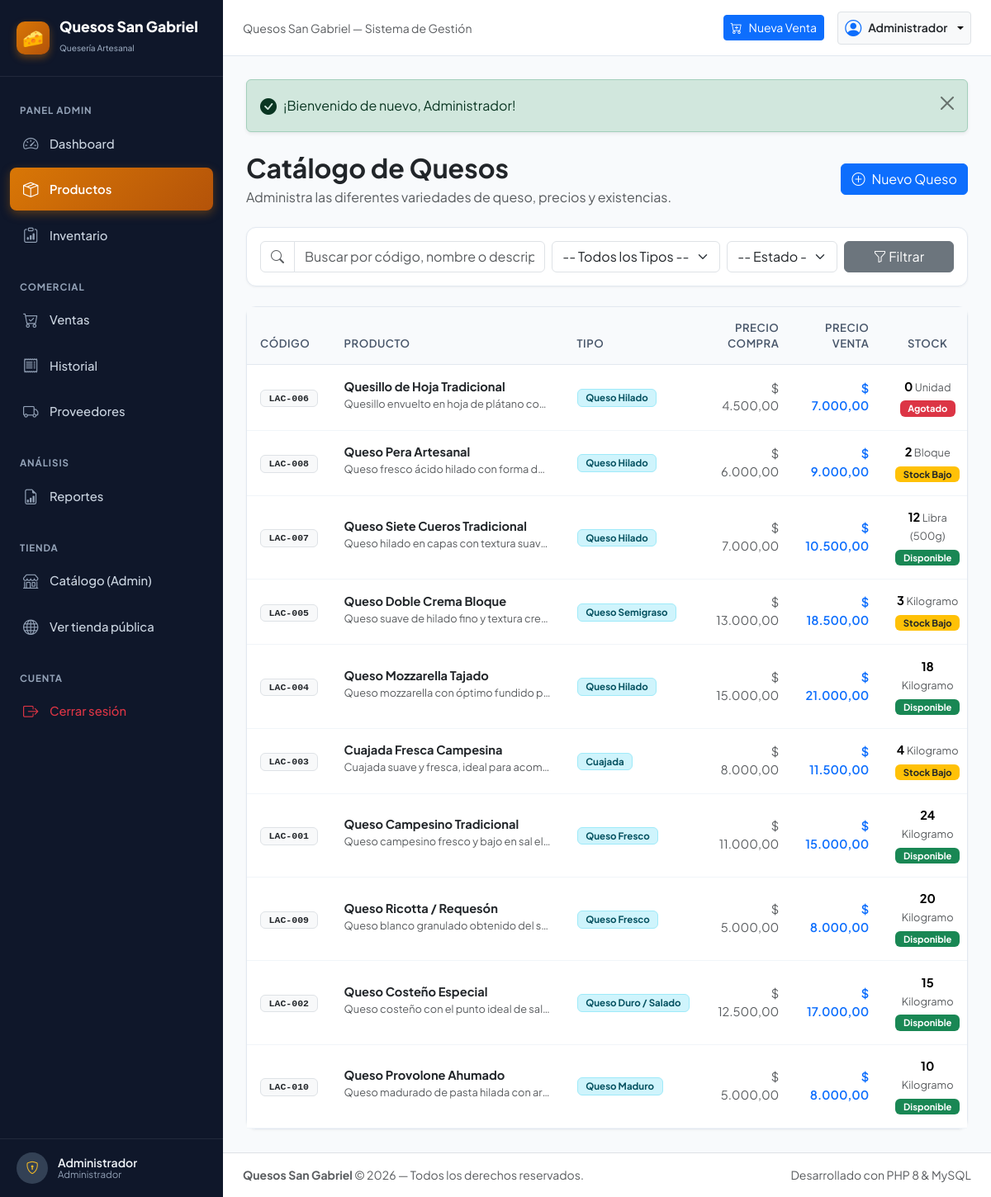
Page /index.php?c=productos (signed in) on the committed database.
### tables this page shows
CREATE TABLE `productos` (
  `id` INT AUTO_INCREMENT PRIMARY KEY,
  `codigo` VARCHAR(30) UNIQUE NOT NULL,
  `nombre` VARCHAR(120) NOT NULL,
  `tipo` VARCHAR(60) NOT NULL,
  `categoria` VARCHAR(60) NULL DEFAULT NULL COMMENT 'Categoría principal del queso',
  `tipo_leche` VARCHAR(60) NULL DEFAULT NULL COMMENT 'Tipo de leche: Vaca, Cabra, Oveja, Mezcla',
  `intensidad_sabor` ENUM('suave', 'medio', 'fuerte', 'muy fuerte') NULL DEFAULT 'medio' COMMENT 'Intensidad del sabor',
  `tiempo_maduracion` VARCHAR(60) NULL DEFAULT NULL COMMENT 'Tiempo de maduración del queso',
  `peso_presentacion` VARCHAR(60) NULL DEFAULT NULL COMMENT 'Peso o presentación específica',
  `origen` VARCHAR(100) NULL DEFAULT NULL COMMENT 'Región o lugar de origen',
  `descripcion` TEXT NULL,
  `imagen_url` VARCHAR(255) NULL DEFAULT NULL COMMENT 'URL de imagen del producto',
  `imagen` VARCHAR(255) NULL DEFAULT NULL,
  `precio_compra` DECIMAL(10,2) NOT NULL DEFAULT 0.00,
  `precio_venta` DECIMAL(10,2) NOT NULL DEFAULT 0.00,
  `cantidad` INT NOT NULL DEFAULT 0,
  `stock_minimo` INT NOT NULL DEFAULT 5,
  `unidad_medida` VARCHAR(30) NOT NULL DEFAULT 'Kilogramo',
  `estado` ENUM('activo', 'inactivo') NOT NULL DEFAULT 'activo',
  `creado_en` TIMESTAMP DEFAULT CURRENT_TIMESTAMP,
  INDEX `idx_tipo` (`tipo`),
  INDEX `idx_categoria` (`categoria`),
  INDEX `idx_tipo_leche` (`tipo_leche`),
  INDEX `idx_intensidad_sabor` (`intensidad_sabor`),
  INDEX `idx_estado` (`estado`),
  INDEX `idx_productos_imagen` (`imagen`)
);

### controllers/ProductoController.php (called while the page is built, shortened)
<?php
require_once __DIR__ . '/../config/helpers.php';
require_once __DIR__ . '/../models/Producto.php';
class ProductoController {
    private Producto $modeloProducto;
    public function __construct() {
        $this->modeloProducto = new Producto();
    }
    public function index(): void {
        $busqueda = sanitize($_GET['q'] ?? '');
        $tipo = sanitize($_GET['tipo'] ?? '');
        $estado = sanitize($_GET['estado'] ?? '');
        $pagina = max(1, (int)($_GET['pagina'] ?? 1));
        $porPagina = 10;
        $resultado = $this->modeloProducto->listarConPaginacion(
            $pagina,
            $porPagina,
            $busqueda,
            $tipo,
            $estado
        );
        $productos = $resultado['productos'];
        require_once __DIR__ . '/../views/productos/index.php';
    }
}

### index.php (called while the page is built, shortened)
<?php
require_once __DIR__ . '/config/helpers.php';
$accion      = sanitize($_GET['a'] ?? 'index');
$instancia = new $nombreClase();
$instancia->$accion();

### config/database.php (called while the page is built)
<?php
class Database {
    private static string $host = '127.0.0.1';
    private static string $dbName = 'gabriel_lacteos';
    private static string $username = 'root';
    private static string $password = '';
    private static string $charset = 'utf8mb4';
    private static ?PDO $connection = null;
    public static function getConnection(): PDO {
        if (self::$connection === null) {
            $dsn = "mysql:host=" . self::$host . ";dbname=" . self::$dbName . ";charset=" . self::$charset;
            $options = [
                PDO::ATTR_ERRMODE            => PDO::ERRMODE_EXCEPTION,
                PDO::ATTR_DEFAULT_FETCH_MODE => PDO::FETCH_ASSOC,
                PDO::ATTR_EMULATE_PREPARES   => false,
                PDO::MYSQL_ATTR_INIT_COMMAND => "SET NAMES utf8mb4"
            ];
            try {
                self::$connection = new PDO($dsn, self::$username, self::$password, $options);
            } catch (PDOException $e) {
                die("<div style='font-family:sans-serif; padding:20px; background:#ffe4e6; color:#9f1239; border-radius:8px; margin:20px; border:1px solid #f43f5e;'>
                        <h3>❌ Error de Conexión a la Base de Datos</h3>
                        <p><strong>Detalle:</strong> " . htmlspecialchars($e->getMessage()) . "</p>
                        <p>Por favor, asegúrate de que:</p>
                        <ul>
                            <li>MySQL esté iniciado en Laragon / XAMPP.</li>
                            <li>Hayas ejecutado el archivo <code>database.sql</code> para crear la base de datos <strong>gabriel_lacteos</strong>.</li>
                            <li>El usuario y contraseña en <code>config/database.php</code> coincidan con tu configuración local.</li>
                        </ul>
                     </div>");
            }
        }
        return self::$connection;
    }
}

### config/helpers.php (called while the page is built, shortened)
<?php
function sanitize(string $data): string {
    return htmlspecialchars(trim($data), ENT_QUOTES, 'UTF-8');
}
function formatearMoneda(float|int|string $valor): string {
    return '$ ' . number_format((float)$valor, 2, ',', '.');
}
function calcularEstadoStock(int $cantidad, int $stockMinimo): array {
    if ($cantidad <= 0) {
        return [
            'nombre' => 'Agotado',
            'clase'  => 'badge bg-danger',
            'codigo' => 'agotado'
        ];
    } elseif ($cantidad <= $stockMinimo) {
        return [
            'nombre' => 'Stock Bajo',
            'clase'  => 'badge bg-warning text-dark',
            'codigo' => 'bajo'
        ];
    } else {
        return [
            'nombre' => 'Disponible',
            'clase'  => 'badge bg-success',
            'codigo' => 'disponible'
        ];
    }
}

### models/Producto.php (called while the page is built, shortened)
<?php
require_once __DIR__ . '/../config/database.php';
class Producto {
    private PDO $db;
    public function __construct() {
        $this->db = Database::getConnection();
    }
    public function asegurarCatalogoCompleto(): void {
        try {
            $check = $this->db->query("SELECT COUNT(*) FROM productos WHERE codigo = 'QAR-006'")->fetchColumn();
            if ((int)$check === 0) {
                $sqlSeed = __DIR__ . '/../database/seeds/inserts_mas_quesos.sql';
                if (file_exists($sqlSeed)) {
                    $sql = file_get_contents($sqlSeed);
                    $sql = preg_replace('/USE\s+`?[a-zA-Z0-9_]+`?;/i', '', $sql);
                    $this->db->exec($sql);
                }
            }
        } catch (Throwable $e) {
            error_log("Producto::asegurarCatalogoCompleto(): " . $e->getMessage());
        }
    }
    public function listarConPaginacion(
        int $pagina = 1,
        int $porPagina = 8,
        string $busqueda = '',
        string $tipo = '',
        string $estado = 'activo',
        string $categoria = '',
        string $tipoLeche = '',
        string $intensidad = ''
    ): array {
        $this->asegurarCatalogoCompleto();
        $whereSql = "WHERE 1=1";
        $params = [];
        $countSql = "SELECT COUNT(*) FROM productos {$whereSql}";
        $stmtCount = $this->db->prepare($countSql);
        $stmtCount->execute($params);
        $total = (int)$stmtCount->fetchColumn();
        $limitInt  = max(1, (int)$porPagina);
        $offsetInt = max(0, (int)(($pagina - 1) * $limitInt));
        $sql = "SELECT * FROM productos {$whereSql} ORDER BY categoria ASC, nombre ASC LIMIT {$limitInt} OFFSET {$offsetInt}";
        $stmt = $this->db->prepare($sql);
        $stmt->execute($params);
        $productos = $stmt->fetchAll();
        $hayMas = ($offsetInt + count($productos)) < $total;
        return [
            'productos' => $productos,
            'total' => $total,
            'pagina' => $pagina,
            'porPagina' => $porPagina,
            'hayMas' => $hayMas
        ];
    }
}

### views/productos/index.php (the view, shortened to what this page needs)
<?php
require_once __DIR__ . '/../layouts/header.php';
?>
<div class="d-flex flex-column flex-md-row justify-content-between align-items-md-center gap-3 mb-4">
    <div>
        <h2 class="fw-bold text-dark mb-1">Catálogo de Quesos</h2>
        <p class="text-muted mb-0">Administra las diferentes variedades de queso, precios y existencias.</p>
    </div>
    <div>
        <a href="index.php?c=productos&a=crear" class="btn btn-primary d-flex align-items-center gap-2">
            <i class="bi bi-plus-circle"></i> Nuevo Queso
        </a>
    </div>
</div>
<div class="card-lacteo mb-4 p-3">
    <form action="index.php" method="GET" class="row g-2 align-items-center">
        <div class="col-12 col-md-5">
            <div class="input-group">
                <span class="input-group-text bg-white"><i class="bi bi-search text-muted"></i></span>
                <input type="text" name="q" id="buscadorProductos" class="form-control" placeholder="Buscar por código, nombre o descripción..." value="<?= htmlspecialchars($_GET['q'] ?? '') ?>">
            </div>
        </div>
        <div class="col-12 col-sm-6 col-md-3">
            <select name="tipo" class="form-select">
                <option value="">-- Todos los Tipos --</option>
            </select>
        </div>
        <div class="col-12 col-sm-6 col-md-2">
            <select name="estado" class="form-select">
                <option value="">-- Estado --</option>
            </select>
        </div>
        <div class="col-12 col-md-2 d-flex gap-2">
            <button type="submit" class="btn btn-secondary w-100">
                <i class="bi bi-funnel"></i> Filtrar
            </button>
        </div>
    </form>
</div>
<div class="card-lacteo">
    <div class="table-responsive">
        <table class="table table-lacteo align-middle" id="tablaProductos">
            <thead>
                <tr>
                    <th>Código</th>
                    <th>Producto</th>
                    <th>Tipo</th>
                    <th class="text-end">Precio Compra</th>
                    <th class="text-end">Precio Venta</th>
                    <th class="text-center">Stock</th>
                </tr>
            </thead>
            <tbody>
                <?php if (empty($productos)): ?>
                    <tr>
                        <td colspan="8" class="text-center py-5 text-muted">
                            <i class="bi bi-search fs-2 d-block mb-2"></i>
                            No se encontraron productos lácteos con los criterios de búsqueda.
                        </td>
                    </tr>
                <?php else: ?>
                    <?php foreach ($productos as $p):
                        $estadoStock = calcularEstadoStock((int)$p['cantidad'], (int)$p['stock_minimo']);
                    ?>
                        <tr>
                            <td>
                                <span class="badge bg-light text-dark border font-monospace"><?= htmlspecialchars($p['codigo']) ?></span>
                            </td>
                            <td>
                                <div class="fw-bold text-dark"><?= htmlspecialchars($p['nombre']) ?></div>
                                <small class="text-muted text-truncate d-inline-block" style="max-width: 250px;">
                                    <?= htmlspecialchars($p['descripcion'] ?? 'Sin descripción') ?>
                                </small>
                            </td>
                            <td>
                                <span class="badge bg-info-subtle text-info-emphasis border border-info-subtle">
                                    <?= htmlspecialchars($p['tipo']) ?>
                                </span>
                            </td>
                            <td class="text-end text-muted">
                                <?= formatearMoneda($p['precio_compra']) ?>
                            </td>
                            <td class="text-end fw-semibold text-primary">
                                <?= formatearMoneda($p['precio_venta']) ?>
                            </td>
                            <td class="text-center">
                                <span class="fw-bold"><?= $p['cantidad'] ?></span>
                                <small class="text-muted"><?= htmlspecialchars($p['unidad_medida']) ?></small>
                                <div class="mt-1">
                                    <span class="<?= $estadoStock['clase'] ?>" style="font-size: 0.7rem;"><?= $estadoStock['nombre'] ?></span>
                                </div>
                            </td>
                        </tr>
                    <?php endforeach; ?>
                <?php endif; ?>
            </tbody>
        </table>
    </div>
</div>
<?php require_once __DIR__ . '/../layouts/footer.php'; ?>

### public/css/style.css (style rules this page uses)
:root { --sg-primary: #1d4ed8; --sg-primary-dark: #1e3a8a; --sg-primary-light: #3b82f6; --sg-gold: #d97706; --sg-gold-light: #fef3c7; --sg-gold-border: #fde68a; --sg-bg: #f8fafc; --sg-card-bg: #ffffff; --sg-sidebar-bg: #0f172a; --sg-sidebar-hover: #1e293b; --sg-text: #1e293b; --sg-text-muted: #64748b; --sg-border: #e2e8f0; --sg-success: #10b981; --sg-warning: #f59e0b; --sg-danger: #ef4444; --lacteo-primary: var(--sg-primary); --lacteo-primary-dark: var(--sg-primary-dark); --lacteo-primary-light: var(--sg-primary-light); --lacteo-accent: #0284c7; --lacteo-cream: var(--sg-gold-light); --lacteo-cream-border: var(--sg-gold-border); --lacteo-bg: var(--sg-bg); --lacteo-card-bg: var(--sg-card-bg); --lacteo-sidebar-bg: var(--sg-sidebar-bg); --lacteo-sidebar-hover: var(--sg-sidebar-hover); --lacteo-text: var(--sg-text); --lacteo-text-muted: var(--sg-text-muted); --lacteo-border: var(--sg-border); --lacteo-success: var(--sg-success); --lacteo-warning: var(--sg-warning); --lacteo-danger: var(--sg-danger); }
body { font-family: 'Plus Jakarta Sans', -apple-system, BlinkMacSystemFont, "Segoe UI", Roboto, sans-serif; background-color: var(--sg-bg); color: var(--sg-text); min-height: 100vh; overflow-x: hidden; }
.card-lacteo { background: var(--sg-card-bg); border: 1px solid var(--sg-border); border-radius: 12px; box-shadow: 0 1px 3px rgba(0,0,0,0.05); transition: transform 0.2s, box-shadow 0.2s; }
.table-lacteo { margin: 0; border-collapse: separate; border-spacing: 0; }
.table-lacteo thead th { background-color: #f8fafc; color: #475569; font-weight: 600; font-size: 0.82rem; text-transform: uppercase; letter-spacing: 0.04em; padding: 0.95rem 1rem; border-bottom: 1px solid var(--sg-border); border-top: none; }
.table-lacteo tbody td { padding: 0.95rem 1rem; vertical-align: middle; border-bottom: 1px solid #f1f5f9; font-size: 0.915rem; }
.card-lacteo .badge { font-size: 0.72rem; padding: 0.25rem 0.6rem; }
.card-lacteo, .badge, .btn { transition: all 0.2s ease; }
html { overflow-y: scroll !important; scroll-behavior: smooth; scrollbar-width: thin; scrollbar-color: #8e8e93 #20232a; }
body { overflow-y: auto !important; }

### rows in the picture
productos: codigo "LAC-006", nombre "Quesillo de Hoja Tradicional", descripcion "Quesillo envuelto en hoja de plátano co…", tipo "Queso Hilado", precio_compra "$ 4.500,00", precio_venta "$ 7.000,00", cantidad "0", unidad_medida "Unidad", cantidad+stock_minimo "Agotado"
productos: codigo "LAC-008", nombre "Queso Pera Artesanal", descripcion "Queso fresco ácido hilado con forma d…", tipo "Queso Hilado", precio_compra "$ 6.000,00", precio_venta "$ 9.000,00", cantidad "2", unidad_medida "Bloque", cantidad+stock_minimo "Stock Bajo"
productos: codigo "LAC-007", nombre "Queso Siete Cueros Tradicional", descripcion "Queso hilado en capas con textura suav…", tipo "Queso Hilado", precio_compra "$ 7.000,00", precio_venta "$ 10.500,00", cantidad "12", unidad_medida "Libra (500g)", cantidad+stock_minimo "Disponible"
productos: codigo "LAC-005", nombre "Queso Doble Crema Bloque", descripcion "Queso suave de hilado fino y textura cre…", tipo "Queso Semigraso", precio_compra "$ 13.000,00", precio_venta "$ 18.500,00", cantidad "3", unidad_medida "Kilogramo", cantidad+stock_minimo "Stock Bajo"
productos: codigo "LAC-004", nombre "Queso Mozzarella Tajado", descripcion "Queso mozzarella con óptimo fundido p…", tipo "Queso Hilado", precio_compra "$ 15.000,00", precio_venta "$ 21.000,00", cantidad "18", unidad_medida "Kilogramo", cantidad+stock_minimo "Disponible"
productos: codigo "LAC-003", nombre "Cuajada Fresca Campesina", descripcion "Cuajada suave y fresca, ideal para acom…", tipo "Cuajada", precio_compra "$ 8.000,00", precio_venta "$ 11.500,00", cantidad "4", unidad_medida "Kilogramo", cantidad+stock_minimo "Stock Bajo"
productos: codigo "LAC-001", nombre "Queso Campesino Tradicional", descripcion "Queso campesino fresco y bajo en sal el…", tipo "Queso Fresco", precio_compra "$ 11.000,00", precio_venta "$ 15.000,00", cantidad "24", unidad_medida "Kilogramo", cantidad+stock_minimo "Disponible"
productos: codigo "LAC-009", nombre "Queso Ricotta / Requesón", descripcion "Queso blanco granulado obtenido del s…", tipo "Queso Fresco", precio_compra "$ 5.000,00", precio_venta "$ 8.000,00", cantidad "20", unidad_medida "Kilogramo", cantidad+stock_minimo "Disponible"
productos: codigo "LAC-002", nombre "Queso Costeño Especial", descripcion "Queso costeño con el punto ideal de sal…", tipo "Queso Duro / Salado", precio_compra "$ 12.500,00", precio_venta "$ 17.000,00", cantidad "15", unidad_medida "Kilogramo", cantidad+stock_minimo "Disponible"
productos: codigo "LAC-010", nombre "Queso Provolone Ahumado", descripcion "Queso madurado de pasta hilada con ar…", tipo "Queso Maduro", precio_compra "$ 5.000,00", precio_venta "$ 8.000,00", cantidad "10", unidad_medida "Kilogramo", cantidad+stock_minimo "Disponible"

### other values in the picture
$_SESSION['usuario_nombre'] "Administrador"
$usuarioActual "Administrador"
$flash['mensaje'] "¡Bienvenido de nuevo, Administrador!"
